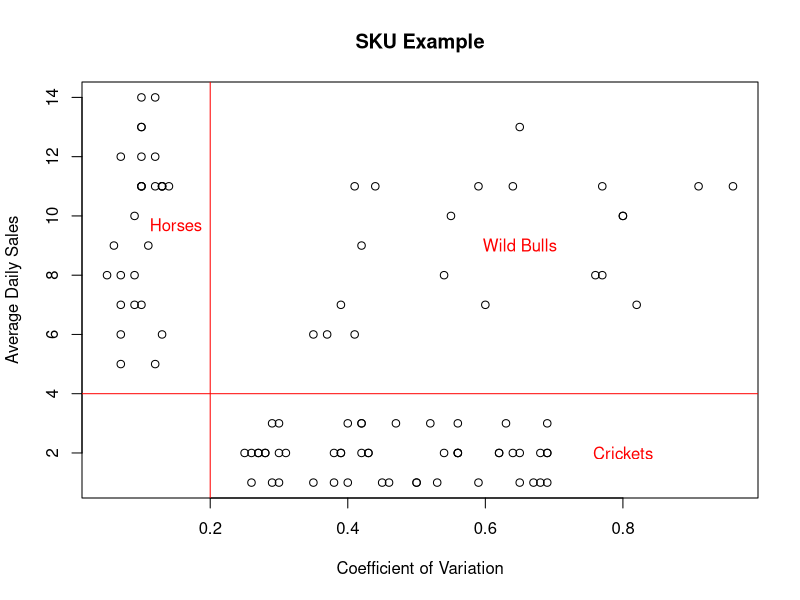

This chart was generated by the following R code: (Note: this script raises an error after producing the figure.)
  
# clean up the memory of your current R session
rm(list=ls(all=TRUE))  

# lets load our database
data <- read.csv(file = 'DATA_2.01_SKU.csv')

# Now lets have a look at our variables and some summary statistics
str(data)

# Now lets more information about our variables like database minimus, mean, maximum and quantities
summary(data)

# Now lets plot our data to see if we can identify groups visually
plot(data$CV, data$ADS, main = "SKU Example", ylab="Average Daily Sales", xlab= "Coefficient of Variation")

# Lets draw a vertical line by using the abline function and possing it the v argument
abline(v=0.2, col = "red")

# Lets draw a vertical line by using the abline function and possing it to h argument 
abline (h=4, col="red")

# We can add 1 text to our plot by using the text () fucntion, here to label group "Horse" 
text(0.15,9.7, "Horses", col = "red")

# We can add 2 text to our plot by using the text () function, here to label group "Wild Bulls"
text(0.65,9, "Wild Bulls", col = "red")

# We can add 3 text to our plot by using the text () function, here to label group "Crickets"
text(0.8,2, "Crickets", col = "red")



# Lets find groups using hierarchical clustering and check if we obtain similar results
# To keep our database safe, let's create a copy of it called "testdata"
testdata=data

# Now to keep our dataset safe, let's create a copy of it called "testdata"
testdata = scale(testdata)

# the dist () fucntion computes the distances of all the observations in our dataset
d = dist(testdata, method = "euclidean")

# hclust() function performs hierarchical clustering, we pass it the distance, and we set the 
hcward = hclust(d, method="ward.D")

# assign our points to our k=3 clusters
data$groups<-cutree(hcward,k=3)

# The lattice library provides a complete set of functions for producing advance plots.
# install the lattice package by using the install.package() function
install.packages("lattice")

# load the lattice package by using the libary() function and passing it the name of the package you wish to look
library(lattice)

xyplot(ADS~ CV,main = "After Clustering", type="p",group=groups,data=data,
# define the groups to be differentiated
auto.key=list(title="Group", space = "left", cex=1.0, just = 0.95),
# to produce the legend we use to auto.key list ()
par.settings = list(superpose.line=list(pch = 0.18, cex=1)),
# the par.settings argument allow us to pass a list of display
col=c('blue','green','red'))
# finally we choose the color of our plotted points per group


